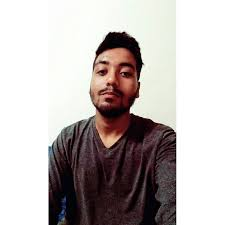
#> input picture download.jpg, 225 x 225 px
$ python grayImg.py
#> lines starting #> are read from the running program, lines starting #| are printed output that depends on the picture
'''Loading image into grayscale mode'''
import numpy as np
import cv2

#Image read and saving into 'img' variable
img = cv2.imread("download.jpg",0)
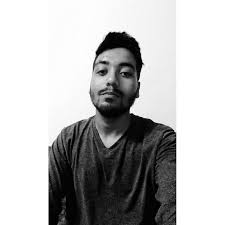
#> img: shape (225, 225); min 0, max 255, mean 184.3

#Py supported window for image
cv2.namedWindow("Image",cv2.WINDOW_NORMAL)

#Image display and pop up wait function.
cv2.imshow("Image",img)
cv2.waitKey(0)

#kills the window(s)
cv2.destroyAllWindows()
